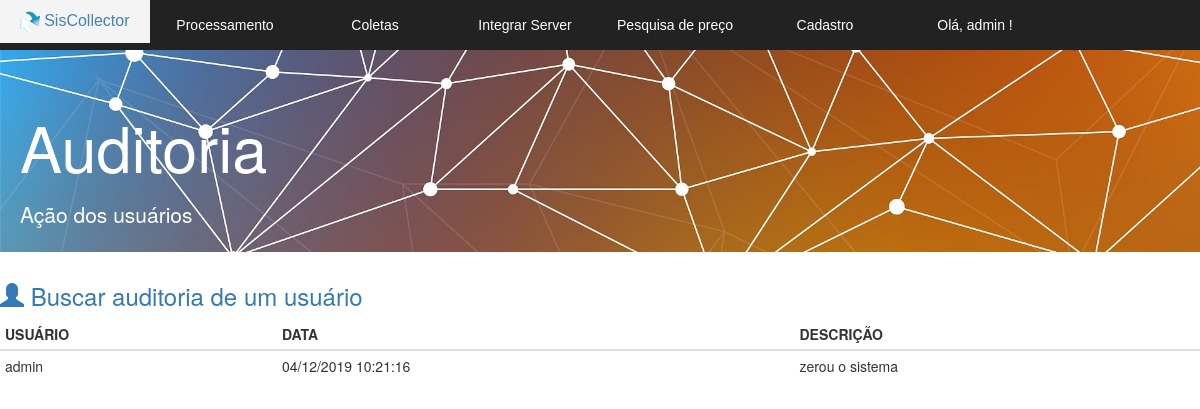
/v_listar_auditoria.php (signed in), run on an earlier commit of the app's database.
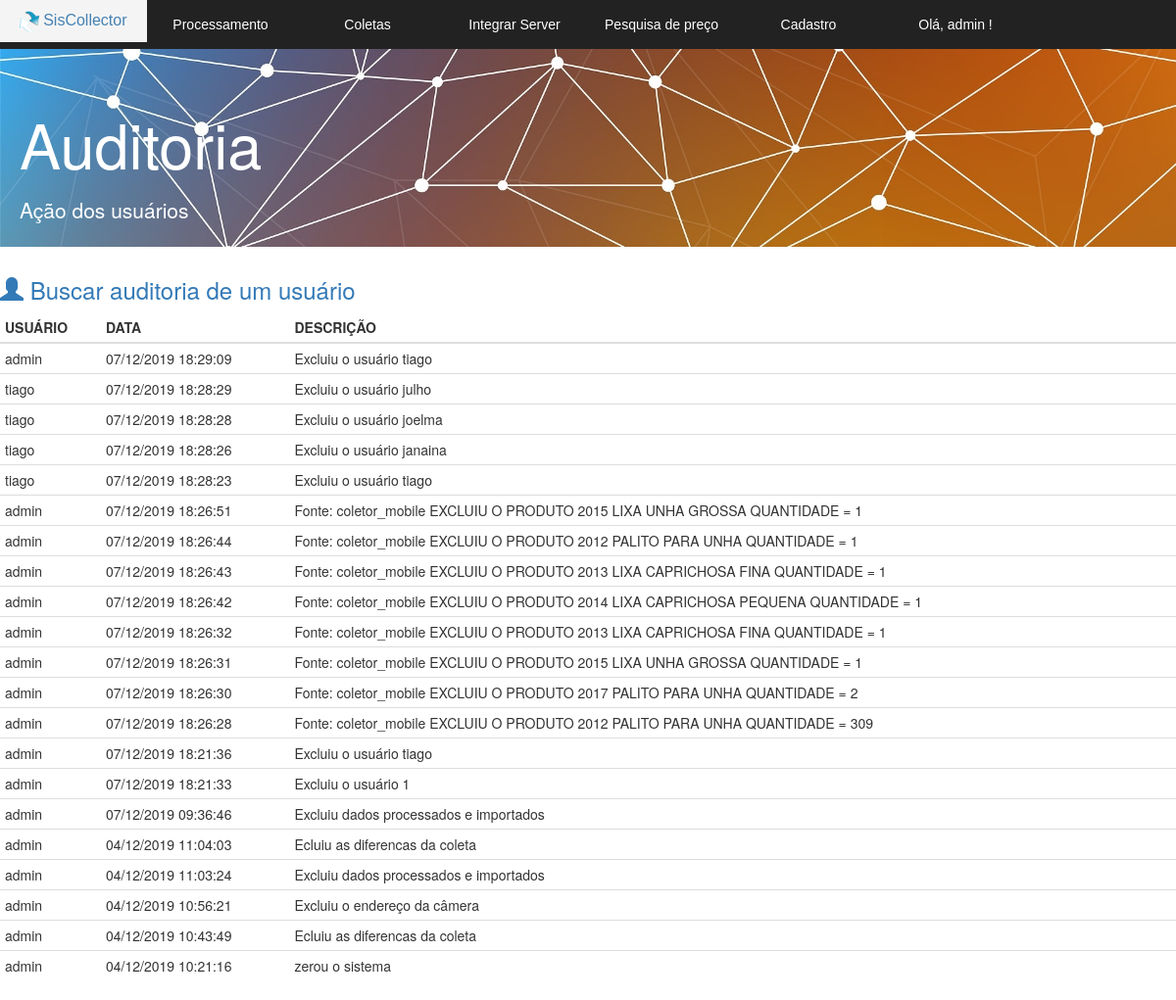
And on a later commit of the database.
### tables this page shows
CREATE TABLE IF NOT EXISTS `auditoria` (
  `id` int(11) NOT NULL AUTO_INCREMENT,
  `usuario` varchar(255) DEFAULT NULL,
  `descricao` varchar(255) DEFAULT NULL,
  `data` datetime NOT NULL,
  PRIMARY KEY (`id`)
);

### v_listar_auditoria.php (the view, shortened to what this page needs)
<!DOCTYPE html>
<html lang="pt-br">
<head>
  <link href="bootstrap/css/bootstrap.min.css" rel="stylesheet">
  <link rel="stylesheet" href="css.css">
  <link rel="stylesheet" href="normalize.css">
</head>
<body>
	<section id="principal">
   <?php
   require 'v_cabecalho.php';
   ?>
   <section class="corpo">
    <div class="jumbotron jumbotron-fluid">
      <div class="container">
        <h1 class="display-4">Auditoria</h1>
        <p class="lead">Ação dos usuários</p>
      </div>
    </div>
    <h3> <a href="v_buscar_usuario.php" > <span class="glyphicon glyphicon-user" aria-hidden="true"></span> Buscar auditoria de um usuário </a></h3>
    <?php
    $listagem = mysqli_query($conexao,  "SELECT * FROM auditoria order by id desc");
    ?>
    <table class="table table-condensed">
     <thead >
      <tr class="table-primary">
        <th scope="col">USUÁRIO</th>
        <th scope="col">DATA</th>
        <th scope="col">DESCRIÇÃO</th>
      </tr>
    </thead>
    <tbody>
      <?php
      while($linha = mysqli_fetch_array($listagem)) {
      $data = $linha['data'];
      ?>
        <tr>
          <td> <?= $linha['usuario'] ?> </td>
          <td> <?php echo date('d/m/Y H:i:s', strtotime($data));  ?>  </td>
          <td> <?= utf8_encode($linha['descricao']);  ?> </td>
        </tr>
        <?php } ?>
      </tbody>
    </table>
  </section>
</section>
</body>
</html>

### v_cabecalho.php (shortened to what this page needs)
<?php
$usuario = $_SESSION['usuario'];
?>
<div>
<nav class="menu">
	<ul>
		<li> <a href="index.php" id="a"> <img src="logo.png" height="22px" alt=""> SisCollector	</a></li>
		<li><a href="#">Processamento</a>
		</li>
		<li><a href="#">Coletas </a>
		</li>
		<li><a href="#">Integrar Server</a>
		</li>
		<li><a href="v_pesquisa_preco.php">Pesquisa de preço</a> </li>
		<li><a href="#">Cadastro</a>
		</li>
		<li> <a href="#"> Olá, <?php echo $usuario ;?> ! </a>
		</li>
	</ul>
</nav>
</div>

### css.css (style rules this page uses)
.jumbotron { padding-top: 70px; height: 18em; width: 100%; max-height: 50%; max-width: 100%; min-height: 20%; min-width: 30%; background-image: url("bg.jpg")!important; background-size: cover; color:#ffffff; }
.jumbotron h1 { margin-bottom: 0.3em; }
.jumbotron .container { margin-left:5px; }
a:link { text-decoration:none ; }
.menu { position: fixed; width: 100%; height: 50px; background-color: #222; font-family: 'arial'; }
#a { padding: 10px; color: #4682B4; font-size: 16px; }
.menu ul { list-style: none; position: relative; }
.menu ul li { width: 150px; float: left; }
.menu a { padding: 15px; display: block; text-decoration: none; text-align: center; background-color: #222; color:#fff; }

What changed in the data, as far as the page shows it:
added auditoria: usuario "admin", data "07/12/2019 18:29:09", descricao "Excluiu o usuário tiago"
added auditoria: usuario "tiago", data "07/12/2019 18:28:29", descricao "Excluiu o usuário julho"
added auditoria: usuario "tiago", data "07/12/2019 18:28:28", descricao "Excluiu o usuário joelma"
added auditoria: usuario "tiago", data "07/12/2019 18:28:26", descricao "Excluiu o usuário janaina"
added auditoria: usuario "tiago", data "07/12/2019 18:28:23", descricao "Excluiu o usuário tiago"
added auditoria: usuario "admin", data "07/12/2019 18:26:51", descricao "Fonte: coletor_mobile EXCLUIU O PRODUTO 2015 LIXA UNHA GROSSA QUANTIDADE = 1"
added auditoria: usuario "admin", data "07/12/2019 18:26:44", descricao "Fonte: coletor_mobile EXCLUIU O PRODUTO 2012 PALITO PARA UNHA QUANTIDADE = 1"
added auditoria: usuario "admin", data "07/12/2019 18:26:43", descricao "Fonte: coletor_mobile EXCLUIU O PRODUTO 2013 LIXA CAPRICHOSA FINA QUANTIDADE = 1"
added auditoria: usuario "admin", data "07/12/2019 18:26:42", descricao "Fonte: coletor_mobile EXCLUIU O PRODUTO 2014 LIXA CAPRICHOSA PEQUENA QUANTIDADE = 1"
added auditoria: usuario "admin", data "07/12/2019 18:26:32", descricao "Fonte: coletor_mobile EXCLUIU O PRODUTO 2013 LIXA CAPRICHOSA FINA QUANTIDADE = 1"
added auditoria: usuario "admin", data "07/12/2019 18:26:31", descricao "Fonte: coletor_mobile EXCLUIU O PRODUTO 2015 LIXA UNHA GROSSA QUANTIDADE = 1"
added auditoria: usuario "admin", data "07/12/2019 18:26:30", descricao "Fonte: coletor_mobile EXCLUIU O PRODUTO 2017 PALITO PARA UNHA QUANTIDADE = 2"
added auditoria: usuario "admin", data "07/12/2019 18:26:28", descricao "Fonte: coletor_mobile EXCLUIU O PRODUTO 2012 PALITO PARA UNHA QUANTIDADE = 309"
added auditoria: usuario "admin", data "07/12/2019 18:21:36", descricao "Excluiu o usuário tiago"
added auditoria: usuario "admin", data "07/12/2019 18:21:33", descricao "Excluiu o usuário 1"
added auditoria: usuario "admin", data "07/12/2019 09:36:46", descricao "Excluiu dados processados e importados"
added auditoria: usuario "admin", data "04/12/2019 11:04:03", descricao "Ecluiu as diferencas da coleta"
added auditoria: usuario "admin", data "04/12/2019 11:03:24", descricao "Excluiu dados processados e importados"
added auditoria: usuario "admin", data "04/12/2019 10:56:21", descricao "Excluiu o endereço da câmera"
added auditoria: usuario "admin", data "04/12/2019 10:43:49", descricao "Ecluiu as diferencas da coleta"
